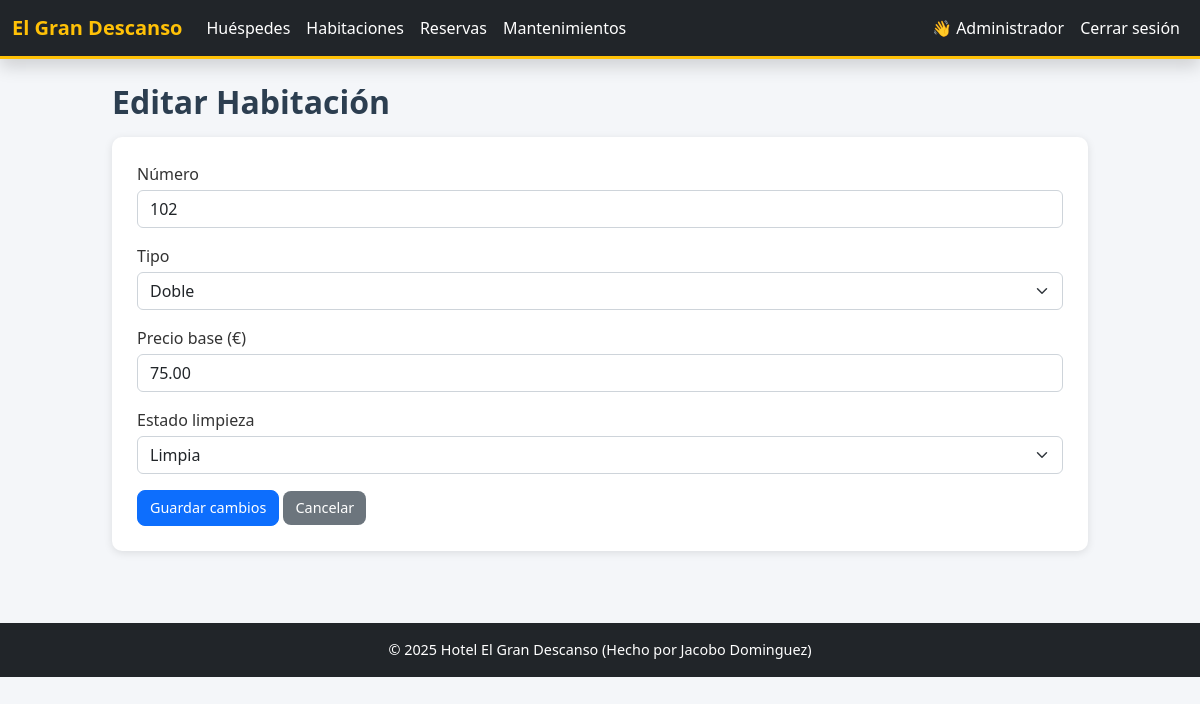
Page /habitaciones/editar_habitacion.php?id=2 (signed in) on the committed database.
### tables this page shows
CREATE TABLE habitaciones(
	id INT AUTO_INCREMENT PRIMARY KEY,
    numero VARCHAR(20) UNIQUE NOT NULL,
    tipo ENUM('Sencilla', 'Doble', 'Suite') NOT NULL,
    precio_base DECIMAL(10,2) NOT NULL, 
    estado_limpieza ENUM('Limpia', 'Sucia', 'En limpieza') DEFAULT 'Limpia'
);

### habitaciones/editar_habitacion.php (the view, shortened to what this page needs)
<?php
include '../header.php';
require '../conexion.php';
$id = intval($_GET['id']);
$stmt = $pdo->prepare("SELECT * FROM habitaciones WHERE id = ?");
$stmt->execute([$id]);
$h = $stmt->fetch();
?>
<h2>Editar Habitación</h2>
<form method="post" class="mt-3">
    <div class="mb-3">
        <label class="form-label">Número</label>
        <input class="form-control" name="numero" required value="<?= htmlspecialchars($h['numero']) ?>">
    </div>
    <div class="mb-3">
        <label class="form-label">Tipo</label>
        <select class="form-select" name="tipo">
            <option value="Doble" <?= $h['tipo'] === 'Doble' ? 'selected' : '' ?>>Doble</option>
        </select>
    </div>
    <div class="mb-3">
        <label class="form-label">Precio base (€)</label>
        <input class="form-control" type="number" step="0.01" name="precio_base" required value="<?= htmlspecialchars($h['precio_base']) ?>">
    </div>
    <div class="mb-3">
        <label class="form-label">Estado limpieza</label>
        <select class="form-select" name="estado_limpieza">
            <option value="Limpia" <?= $h['estado_limpieza'] === 'Limpia' ? 'selected' : '' ?>>Limpia</option>
        </select>
    </div>
    <button class="btn btn-primary" type="submit">Guardar cambios</button>
    <a class="btn btn-secondary" href="/habitaciones/listar_habitaciones.php">Cancelar</a>
</form>
<?php include '../footer.php'; ?>

### css/style.css (style rules this page uses)
body { background-color: #f4f6f9; font-family: 'Segoe UI', Arial, sans-serif; margin: 0; padding: 0; color: #333; }
h1, h2, h3 { color: #2c3e50; font-weight: 600; }
a { text-decoration: none; }
.btn { border-radius: 8px !important; font-size: 0.9rem; padding: 6px 12px; transition: 0.3s; }
.btn-secondary { background-color: #6c757d !important; border: none; }
form { background-color: white; padding: 25px; border-radius: 10px; box-shadow: 0 2px 8px rgba(0, 0, 0, 0.1); }
.form-label { font-weight: 500; margin-bottom: 4px; }
.form-control, .form-select { border-radius: 6px !important; border: 1px solid #ced4da; }

### rows in the picture
habitaciones: numero "102", tipo "Doble", precio_base "75.00", estado_limpieza "Limpia"

### other values in the picture
$_SESSION['usuario_nombre'] "Administrador"
